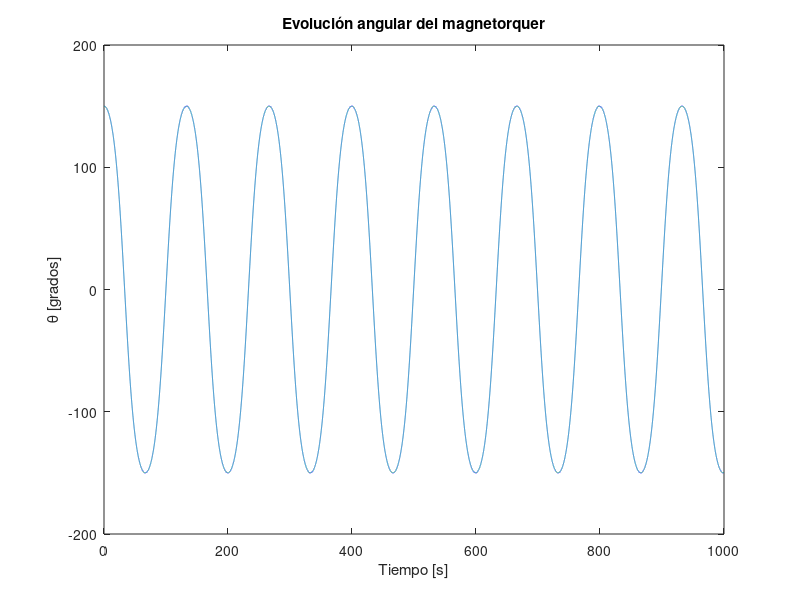

This figure's MATLAB source:
%{
Magnetorquer project

Electronics engineering
Aarón Salas Alvarado
aasalas@estudiantec.cr
%}

% Magnetic momentum
I_x = 1; % [Amperes]
N = 15; % [Adimentional]
A = .08 * .08; % [m^2]

m = I_x * N * A; %[T]

% Earth magnetic field
B_0 = 60e-6; % [T] 
h = 400e3; %Altura [m]
R_e = 6371e3; % Radio de la tierra [m]

B_leo = B_0 * (R_e / (R_e + h))^3; %[T]

% Cubesat dynamics
mass = 0.5; % [kg]
l = 0.1; % [m]
J_xx = mass * l^2 /6; %[kg * m^2]

theta = deg2rad(150);   % desviación inicial [rad]
omega = 0;             % velocidad angular inicial
alpha = 0;             % aceleración angular inicial

seconds = 1000;          % tiempo total [s]
fps = 60;              % frames por segundo
dt = 1/fps;            % paso temporal
N = seconds * fps;     % número de pasos

% Prealocación
theta_vec = zeros(1, N);
omega_vec = zeros(1, N);
time = linspace(0, seconds, N);

for i = 1:N
    % Torque (depende del ángulo actual)
    torque = - m * B_0 * sin(theta);   % [N·m]
    
    % Dinámica rotacional
    alpha = torque / J_xx;           % aceleración angular
    omega = omega + alpha * dt;      % actualizar velocidad
    theta = theta + omega * dt;      % actualizar ángulo
    
    % Guardar resultados
    theta_vec(i) = theta;
    omega_vec(i) = omega;
end

% Graficar
figure
plot(time, rad2deg(theta_vec))
hold on;
%plot(time, omega_vec)
xlabel('Tiempo [s]')
ylabel('\theta [grados]')
title('Evolución angular del magnetorquer')
